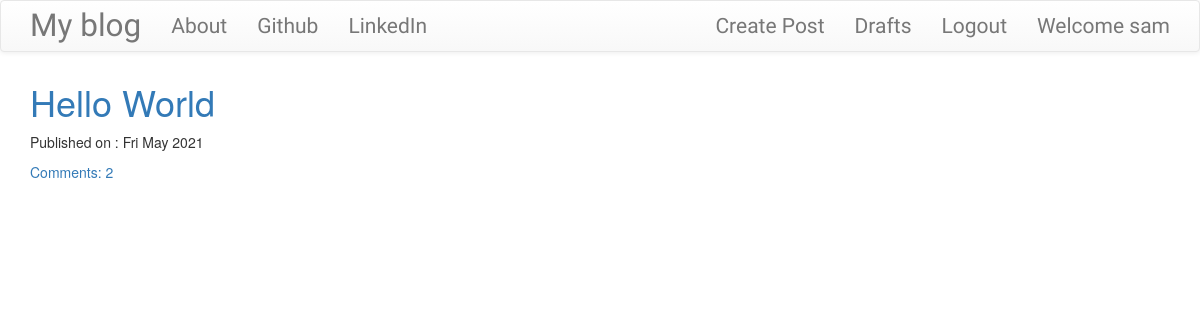
The app's page / (signed in) with its own data.
### basic_app/models.py (models this page shows, shortened)
class Post(models.Model):
    author = models.ForeignKey('auth.User',on_delete=models.DO_NOTHING)
    title = models.CharField(max_length=200)
    text = models.TextField()
    create_date = models.DateTimeField(default=timezone.now)
    published_date = models.DateTimeField(blank=True,null=True)
    def approved_comments(self):
        return self.comments.filter(approved_comment=True)

### basic_app/views.py (the view)
# urls.py: path('',views.PostListView.as_view(),name='post_list'),
class PostListView(ListView):
    model = Post
    def get_queryset(self):
        return Post.objects.filter(published_date__lte=timezone.now()).order_by('-published_date')

### basic_app/templates/basic_app/post_list.html
{% extends 'basic_app/base.html' %}
{% block content %}
<div class="centerstage">
  {% for post in post_list %}
    <div class="post">
      <h1><a href="{% url 'post_detail' pk=post.pk %}">{{post.title}}</a></h1>
      <div class="date">
        <p>Published on : {{post.published_date|date:"D M Y"}}</p>
      </div>
      <a href="{% url 'post_detail' pk=post.pk %}">Comments: {{post.approved_comments.count}}</a>
    </div>
  {% endfor %}
</div>
{% endblock %}

### basic_app/templates/basic_app/base.html (shortened to what this page needs)
<!DOCTYPE html>
{% load static %}
<html lang="en" dir="ltr">
  <head>
    <link rel="stylesheet" href="https://maxcdn.bootstrapcdn.com/bootstrap/3.3.7/css/bootstrap.min.css">
    <link rel="stylesheet" href="https://maxcdn.bootstrapcdn.com/bootstrap/3.3.7/css/bootstrap-theme.min.css">
    <link rel="stylesheet" href="//cdn.jsdelivr.net/npm/medium-editor@latest/dist/css/medium-editor.min.css" type="text/css" media="screen" charset="utf-8">
    <link rel="stylesheet" href="{% static 'css/blog.css' %}">
  </head>
  <body>
    <nav class="navbar navbar-default techfont custom_navbar">
      <div class="container">
        <ul class="nav navbar-nav">
          <li><a class="navbar-brand bigbrand" href="{% url 'post_list' %}">My blog</a></li>
          <li><a href="{% url 'about' %}">About</a></li>
          <li><a href="https://www.github.com/sambhavjai">Github</a></li>
          <li><a href="https://www.linkedin.com/in/sambhavjainnsit">LinkedIn</a></li>
        </ul>
        <ul class="nav navbar-nav navbar-right">
          {% if user.is_authenticated %}
            <li><a href="{% url 'post_create' %}">Create Post</a></li>
            <li><a href="{% url 'draft_list' %}">Drafts</a></li>
            <li><a href="{% url 'logout' %}">Logout</a></li>
            <li><a href="#">Welcome {{user.username}}</a></li>
          {% else %}
            <li><a href="{% url 'login' %}"><span class="glyphicon glyphicon-user"></span></a></li>
          {% endif %}
        </ul>
      </div>
    </nav>
    <div class="content container">
      <div class="row">
        <div class="col-md-8">
          <div class="blog_posts">
            {% block content %}
            {% endblock %}
          </div>
        </div>
      </div>
    </div>
  </body>
</html>

### basic_app/static/css/blog.css (style rules this page uses)
.centerstage { margin-left: auto; margin-right: auto; }
.techfont { font-family: 'Russo One',sans-serif; font-size: 1.5em; margin-bottom: 10px; }
.bigbrand { font-size: 1.5em; }

### records on screen
Post: title "Hello World", published_date "Fri May 2021", approved_comments.count "2"

### other values on screen
{{ user.username }} "sam"
